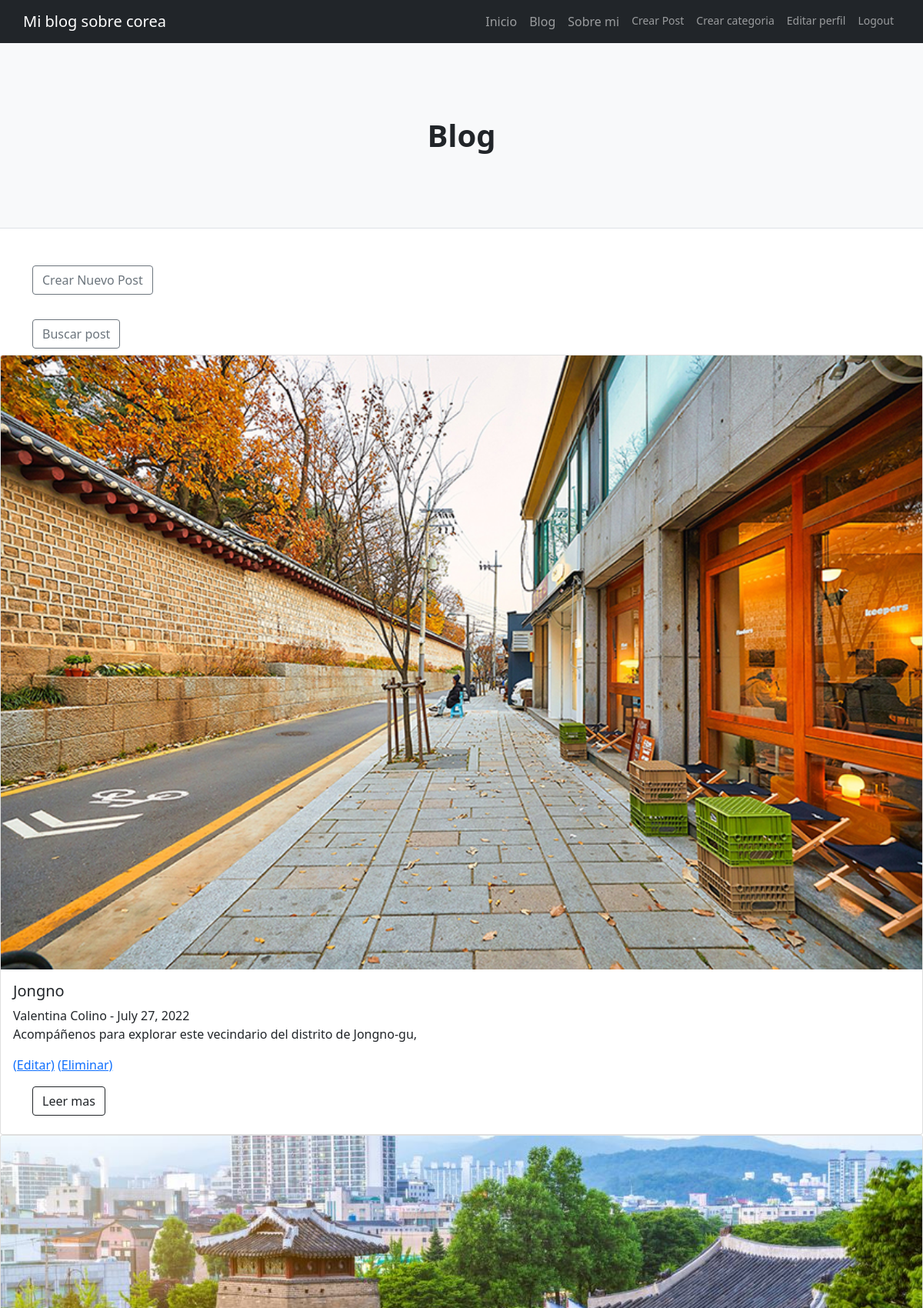
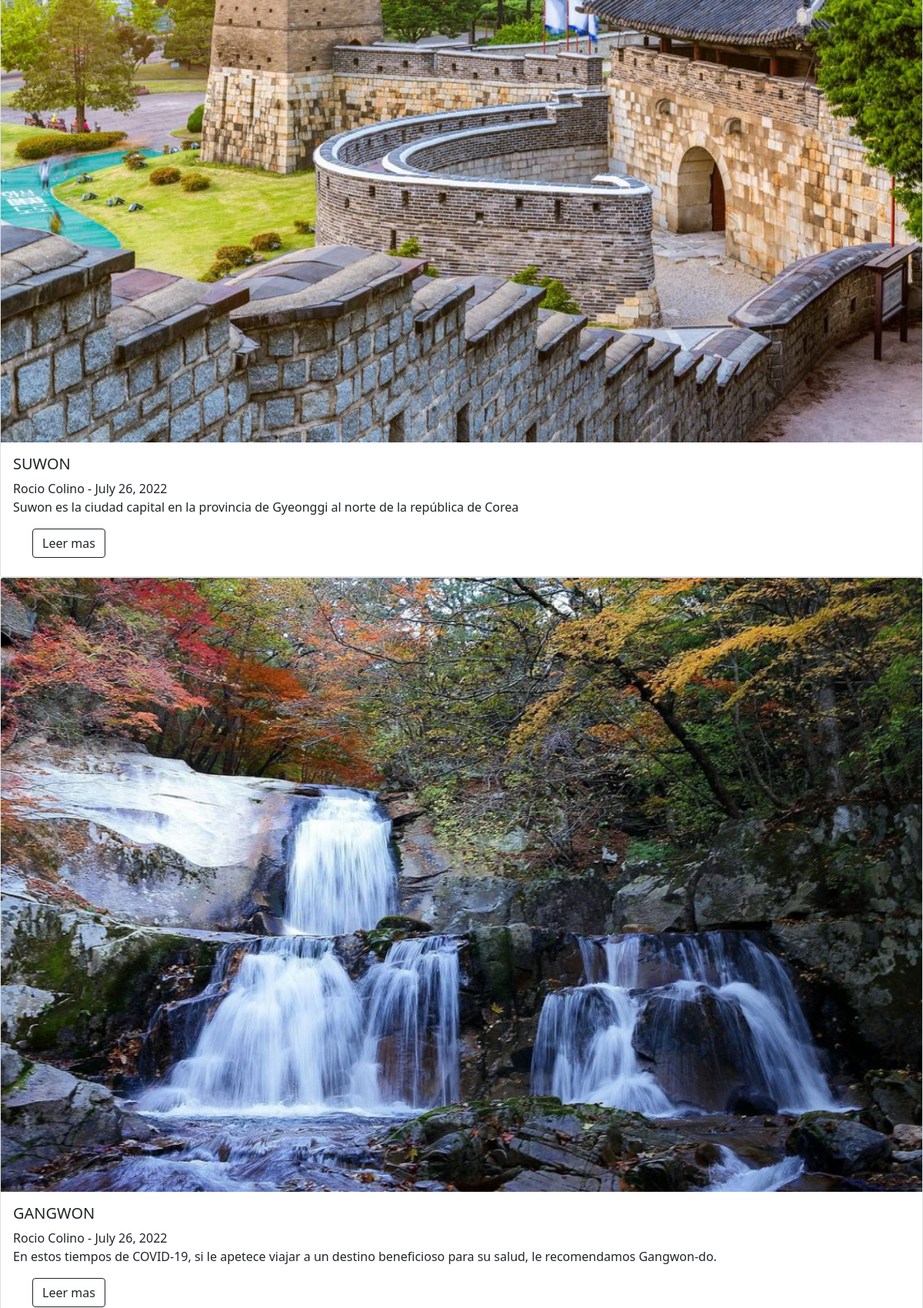
Page /blog/ (signed in, upper part) on the committed database (2 pictures, top to bottom).
### Blog/models.py (models this page shows, shortened)
class Post(models.Model):
   titulo=models.CharField(max_length=255)
   subtitulo=models.CharField(max_length=200)
   autor=models.ForeignKey(User, on_delete=models.CASCADE)
   fecha=models.DateField(auto_now_add=True)
   imagen=models.ImageField(null=True, blank=True, upload_to="images/", default='images/default_blog.jpg')
   cuerpo=RichTextField(blank=True, null=True)
   categoria=models.CharField(max_length=255, default='Turismo')
   fragmento=models.CharField(max_length=150)

### Blog/views.py (the view)
# urls.py: path('blog/', BlogView.as_view(), name='blog'),
class BlogView(ListView):
    model=Post
    template_name='Blog/blog.html'
    ordering=['-fecha']

### Blog/templates/Blog/blog.html (shortened to what this page needs)
{% extends "Blog/padre.html" %}
{% load static %}
{% block contenidoQueCambia %}
 <header class="py-5 bg-light border-bottom mb-4">
<div class="container">
        <div class="text-center my-5">
            <h1 class="fw-bolder">Blog</h1>
        </div>
    </div>
</header>
<br/>
<div class="container"><h6><a href="{% url 'add_post' %}" class="btn btn-outline-secondary">Crear Nuevo Post</a></h6></div> </br>  <div class="container"><h6><a href="{% url 'busqueda_post' %}" class="btn btn-outline-secondary">Buscar post</a></h6></div>
{% for post in object_list %}
    {% if post.imagen %}
        <div class="card mb-9"  style="max-width: 1200px;">
                <img src="{{ post.imagen.url }}" class="card-img-top" >
    {% endif %}
        <div class="card-body"  >
            <h5 class="card-title" >{{ post.titulo}}</h5>{{ post.autor.first_name }} {{ post.autor.last_name }} - {{ post.fecha }}</h5>
            <p class="card-text">{{ post.fragmento }}</p>
                    {% if user.is_authenticated %}
                        {% if post.autor.id == user.id %}
                            <p class="card-text">
                                <a href="{% url 'update_post' post.pk %}">(Editar)</a>
                                <a href="{% url 'delete_post' post.pk %}">(Eliminar)</a>
                             </p>
                        {% endif %}
                    {% endif %}
<div class="container"><h6><a href="{% url 'post-detalles' post.pk %}" class="btn btn-outline-dark">Leer mas</a></h6></div>
        </div>
        </div>
{% endfor %}
{% endblock %}

### rows in the picture
Post: imagen (picture), titulo "Jongno", autor.first_name "Valentina", autor.last_name "Colino", fecha "July 27, 2022", fragmento "Acompáñenos para explorar este vecindario del distrito de Jongno-gu,", shows "(Editar)"
Post: imagen (picture), titulo "SUWON", autor.first_name "Rocio", autor.last_name "Colino", fecha "July 26, 2022", fragmento "Suwon es la ciudad capital en la provincia de Gyeonggi al norte de la república de Corea"
Post: imagen (picture), titulo "GANGWON", autor.first_name "Rocio", autor.last_name "Colino", fecha "July 26, 2022", fragmento "En estos tiempos de COVID-19, si le apetece viajar a un destino beneficioso para su salud, le recomendamos Gangwon-do."
